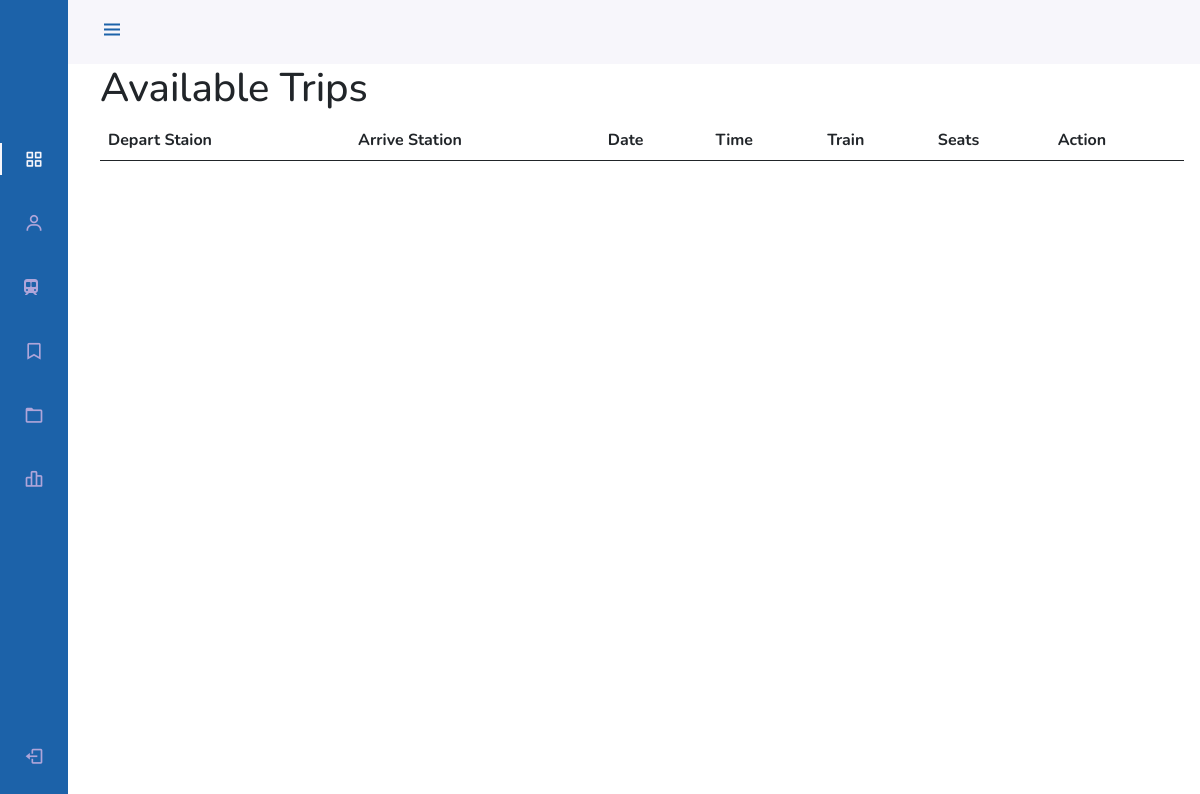
/dashboard/voyage (signed in), run on an earlier commit of the app's database.
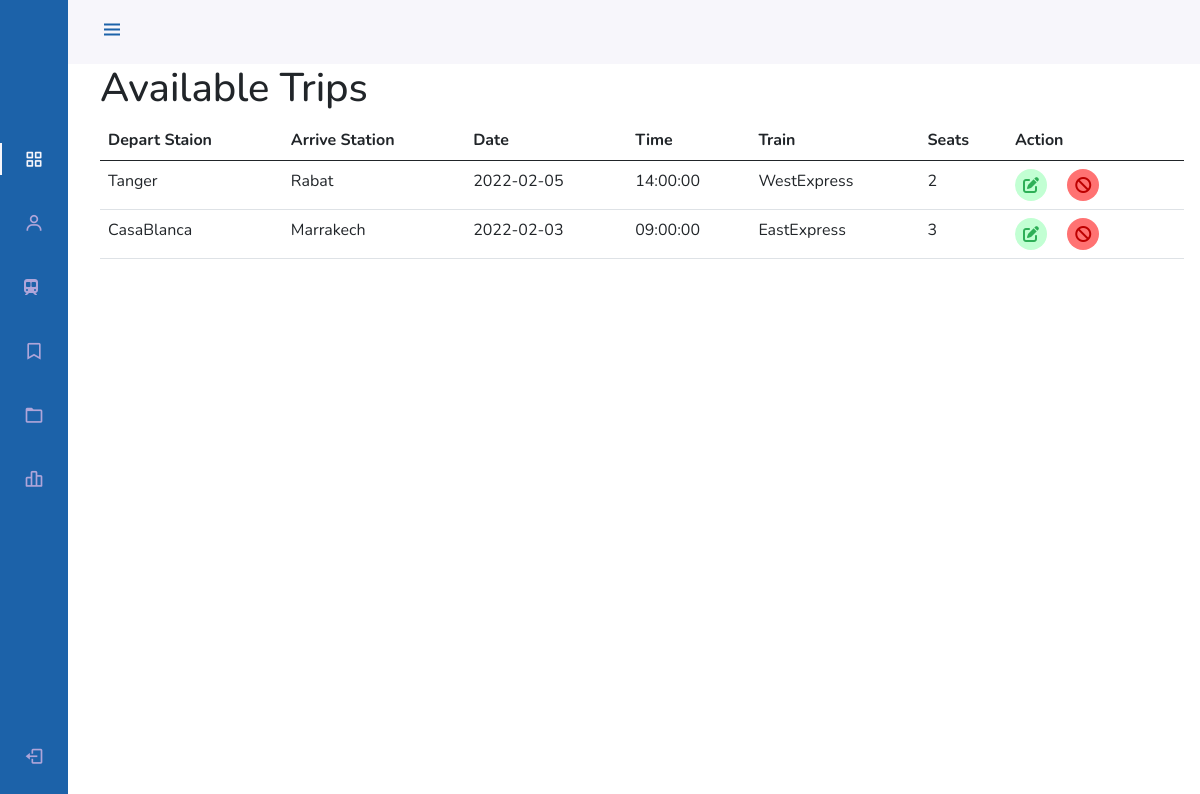
And on a later commit of the database.
### tables this page shows
CREATE TABLE IF NOT EXISTS `voyage` (
  `V_ID` int(11) NOT NULL AUTO_INCREMENT,
  `departStation` varchar(255) NOT NULL,
  `arriveStation` varchar(255) NOT NULL,
  `v_date` date NOT NULL,
  `v_time` time NOT NULL,
  `t_id` int(11) NOT NULL,
  `place` int(11) NOT NULL,
  `STATUS` tinyint(1) NOT NULL,
  PRIMARY KEY (`V_ID`),
  KEY `t_id` (`t_id`)
);

CREATE TABLE IF NOT EXISTS `train` (
  `ID` int(11) NOT NULL AUTO_INCREMENT,
  `t_name` varchar(255) NOT NULL,
  `places` int(255) DEFAULT NULL,
  PRIMARY KEY (`ID`)
);

### app/views/admin/index.php (called while the page is built, shortened)
<?php require APPROOT.'/views/inc/dashHeader.php';?>
<?php require APPROOT.'/views/inc/dashFooter.php';?>

### app/controllers/Dashboard.php (called while the page is built, shortened)
<?php
  class Dashboard extends Controller{
      public function voyage(){
          $this->voyageModel = $this->model('Voyage');
          $voyages = $this->voyageModel->getVoyage();
          $data = [
              'trip' => $voyages
          ];
          $this->view('admin/index', $data);
          include APPROOT."/views/admin/voyage.php";
      }
  }

### app/libraries/Core.php (called while the page is built, shortened)
<?php
  class Core {
    protected $currentMethod = 'index';
    public function __construct(){
      $url = $this->getUrl();
if (isset($url[0])) {
      if(file_exists('../app/controllers/'.ucwords($url[0]). '.php')){
        unset($url[0]);
      }
    }
      $this->currentController = new $this->currentController;
      if(isset($url[1])){
        if(method_exists($this->currentController, $url[1])){
          $this->currentMethod = $url[1];
          unset($url[1]);
        }
      }
      $this->params = $url ? array_values($url) : [];
      call_user_func_array([$this->currentController, $this->currentMethod], $this->params);
    }
    public function getUrl(){
      if(isset($_GET['url'])){
        $url = rtrim($_GET['url'], '/');
        $url = filter_var($url, FILTER_SANITIZE_URL);
        $url = explode('/', $url);
        return $url;
      }
    }
  }

### public/index.php (called while the page is built, shortened)
<?php
  $init = new Core;
 ?>

### app/libraries/Database.php (called while the page is built, shortened)
<?php
  class Database {
       private $host = DB_HOST;
       private $user = DB_USER;
       private $pass = DB_PASS;
       private $dbname = DB_NAME;
       private $dbh;
       private $stmt;
       public function __construct(){
         $dsn = 'mysql:host='. $this->host . ';dbname=' .$this->dbname;
         $options = array(
             PDO::ATTR_PERSISTENT => true ,
             PDO::ATTR_ERRMODE => PDO::ERRMODE_EXCEPTION
         );
        try {
            $this->dbh =new PDO($dsn, $this->user,$this->pass,$options);
        } catch (PDOException $e) {
            $this->error = $e->getMessage();
            echo $this->error;
        }
       }
       public function query($sql){
           $this->stmt = $this->dbh->prepare($sql);
       }
       public function execute(){
           return $this->stmt->execute();
       }
       public function resultSet(){
           $this->execute();
           return $this->stmt->fetchAll(PDO::FETCH_OBJ);
       }
  }

### app/models/Voyage.php (called while the page is built, shortened)
<?php
   class Voyage{
       private $db;
       public function __construct(){
           $this->db = new Database;
       }
       public function getVoyage(){
           $this->db->query('SELECT V.arriveStation,
                                 V.departStation,
                                 V.v_date,
                                 V.V_ID,
                                 V.v_time,
                                 T.places,
                                 T.t_name FROM voyage V,
                                 train T WHERE V.t_id=T.ID
                                   ORDER BY V.v_time DESC;');
           return  $this->db->resultSet();
       }
   }

### app/views/admin/voyage.php (the view, shortened to what this page needs)
<h1 class="">Available Trips</h1>
    <table class="table table-white table-hover">
    <thead>
    <tr>
        <th scope="col">Depart Staion</th>
        <th scope="col">Arrive Station</th>
        <th scope="col">Date</th>
        <th scope="col">Time</th>
        <th scope="col">Train </th>
        <th scope="col">Seats</th>
        <th scope="col">Action</th>
    </tr>
    </thead>
    <tbody>
<?php foreach ($data['trip'] as $voyages): ?>
    <tr>
        <td><?php echo $voyages->departStation; ?> </td>
        <td><?php echo $voyages->arriveStation; ?> </td>
        <td><?php echo $voyages->v_date; ?></td>
        <td><?php echo $voyages->v_time; ?></td>
        <td><?php echo $voyages->t_name; ?></td>
        <td><?php echo $voyages->places; ?></td>
        <td>
            <a href="" data-bs-toggle="modal" data-bs-target="#modalForms"><i class="me-3 dashEdit fas fa-edit"></i></a>
            <a href=""><i class="me-3 dashCancel fas fa-ban"></i></a>
        </td>
    </tr>
<?php endforeach; ?>
    </tbody>
    </table>

### app/libraries/Controller.php (shortened to what this page needs)
<?php
  class Controller {
    public function model($model){
      return new $model();
    }
    public function view($view, $data = []){
      if(file_exists('../app/views/' . $view . '.php')){
        require_once '../app/views/' . $view . '.php';
      } else {
        die('View does not exist');
      }
    }
  }

### app/views/inc/dashHeader.php (shortened to what this page needs)
<!doctype html>
<html>
<head>
    <link href='https://cdn.jsdelivr.net/npm/bootstrap@5.0.0-beta1/dist/css/bootstrap.min.css' rel='stylesheet'>
    <link href='https://cdn.jsdelivr.net/npm/boxicons@latest/css/boxicons.min.css' rel='stylesheet'>
    <link href="<?php echo URLROOT; ?>public/css/dashboard.css"" rel='stylesheet'>
</head>
<body  class='snippet-body'>
<body id="body-pd">
<header class="header" id="header">
    <div class="header_toggle"> <i class='bx bx-menu' id="header-toggle"></i> </div>
</header>
<div class="l-navbar" id="nav-bar">
    <nav class="nav">
        <div> <a href="#" class="nav_logo">
                <span class="nav_logo-name"><img class="logo" src="<?php echo URLROOT ?>./img/train_black_bg.svg"></span>
            </a>
            <div class="nav_list">
                <a href="<?php echo URLROOT;?>/dashboard/index" class="nav_link active"> <i class='bx bx-grid-alt nav_icon'></i>
                </a>
                <a href="<?php echo URLROOT;?>/dashboard/displayUsers" class="nav_link"> <i class='bx bx-user nav_icon'></i>
                    <span class="nav_name">Users</span> </a>
                <a href="<?php echo URLROOT;?>/dashboard/voyage" class="nav_link"> <i class="fas fa-subway "></i>
                    <span class="nav_name">Available trips</span> </a>
                <a href="<?php echo URLROOT;?>/voyages/addingVoyage" class="nav_link"> <i class='bx bx-bookmark nav_icon'></i>
                    <span class="nav_name">Add a trip</span> </a>
                <a href="#" class="nav_link " data-bs-toggle="modal" data-bs-target="#modalForm"> <i class='bx bx-folder nav_icon'></i>
                    <span class="nav_name">Add a train</span> </a>
                <a href="#" class="nav_link"> <i class='bx bx-bar-chart-alt-2 nav_icon'></i>
                    <span class="nav_name">Stats</span> </a>
            </div>
        </div>
        <a href="<?php echo URLROOT;?>/users/logout" class="nav_link"> <i class='bx bx-log-out nav_icon'></i>
            <span class="nav_name">SignOut</span> </a>
    </nav>
</div>

### app/views/inc/dashFooter.php (shortened to what this page needs)
</body>
</html>

### public/css/dashboard.css (style rules this page uses)
:root { --header-height: 3rem; --nav-width: 68px; --first-color: #1c62a9; --first-color-light: #AFA5D9; --white-color: #F7F6FB; --body-font: 'Nunito', sans-serif; --normal-font-size: 1rem; --z-fixed: 100; --tab-ic:#2eaf57; --tab-cancel:#bd0000; }
body { position: relative; margin: var(--header-height) 0 0 0; padding: 0 1rem; font-family: var(--body-font); font-size: var(--normal-font-size); transition: .5s }
a { text-decoration: none }
.header { width: 100%; height: var(--header-height); position: fixed; top: 0; left: 0; display: flex; align-items: center; justify-content: space-between; padding: 0 1rem; background-color: var(--white-color); z-index: var(--z-fixed); transition: .5s }
.header_toggle { color: var(--first-color); font-size: 1.5rem; cursor: pointer }
.l-navbar { position: fixed; top: 0; left: -30%; width: var(--nav-width); height: 100vh; background-color: var(--first-color); padding: .5rem 1rem 0 0; transition: .5s; z-index: var(--z-fixed) }
.nav { height: 100%; display: flex; flex-direction: column; justify-content: space-between; overflow: hidden }
.nav_logo, .nav_link { display: grid; grid-template-columns: max-content max-content; align-items: center; column-gap: 1rem; padding: .5rem 0 .5rem 1.5rem }
.nav_logo { margin-bottom: 2rem }
.nav_logo-name { color: var(--white-color); font-weight: 700; }
.nav_link { position: relative; color: var(--first-color-light); margin-bottom: 1.5rem; transition: .3s }
.nav_icon { font-size: 1.25rem }
.active { color: var(--white-color) }
.active::before { content: ''; position: absolute; left: 0; width: 2px; height: 32px; background-color: var(--white-color) }
.dashEdit { color: var(--tab-ic); border-radius: 50%; background: #c2ffd3; padding: 0.5em; }
.dashCancel { color:var(--tab-cancel); background: #ff7272; padding: 0.5em; border-radius: 50%; }
@media screen and (min-width: 768px) { body { margin: calc(var(--header-height) + 1rem) 0 0 0; padding-left: calc(var(--nav-width) + 2rem) } }
@media screen and (min-width: 768px) { .header { height: calc(var(--header-height) + 1rem); padding: 0 2rem 0 calc(var(--nav-width) + 2rem) } }
@media screen and (min-width: 768px) { .l-navbar { left: 0; padding: 1rem 1rem 0 0 } }

What changed in the data, as far as the page shows it:
added voyage: departStation "Tanger", arriveStation "Rabat", v_date "2022-02-05", v_time "14:00:00", train.t_name "WestExpress", train.places "2"
now on this page (row edited): voyage: departStation "CasaBlanca", arriveStation "Marrakech", v_date "2022-02-03", v_time "09:00:00", train.t_name "EastExpress", train.places "3"
